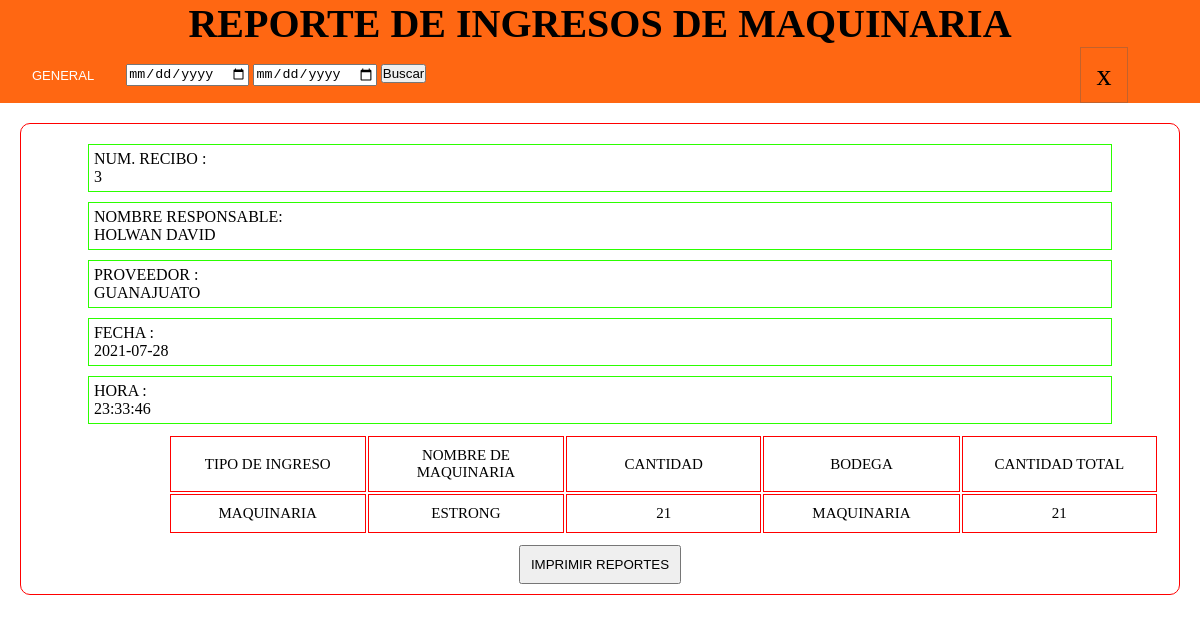
The page /reportes/reportes_maquinaria.php (signed in) on the database its author committed.
### tables this page shows
CREATE TABLE `detalle_ingreso` (
  `ID_DETA_INGRESO` int(11) NOT NULL,
  `ID_INGRE_MATERIAL` int(11) UNSIGNED NOT NULL,
  `ID_TIP_INGRESO` int(11) NOT NULL,
  `ID_INSUMO` int(11) NOT NULL,
  `ID_MATERIAL_TEXTIL` int(11) NOT NULL,
  `SERIAL_MAQUINARIA` int(11) NOT NULL,
  `CANTIDAD` int(11) NOT NULL,
  `ID_BODEGA` int(11) NOT NULL,
  `CANTIDAD_TOTAL` int(11) NOT NULL
);

CREATE TABLE `usuario` (
  `DOCUMENTO` int(20) UNSIGNED NOT NULL,
  `NOMBRE` varchar(80) NOT NULL,
  `APELLIDO` varchar(30) NOT NULL,
  `FECHA_NACIMIENTO` date NOT NULL,
  `ID_TIP_DOCU` int(2) NOT NULL,
  `ID_TIP_USU` int(2) NOT NULL,
  `CELULAR` int(11) UNSIGNED NOT NULL,
  `CORREO` varchar(30) NOT NULL,
  `FOTO` blob DEFAULT NULL,
  `CLAVE` varchar(30) NOT NULL
);

CREATE TABLE `empresa` (
  `NIT_DOC` int(18) UNSIGNED NOT NULL,
  `NOM_EMPLEADO` varchar(60) NOT NULL,
  `ID_TIP_USU` int(2) NOT NULL,
  `NOM_EMPRESA` varchar(60) NOT NULL,
  `TELEFONO` int(11) UNSIGNED NOT NULL,
  `COR_EMPR` varchar(50) NOT NULL
);

CREATE TABLE `ingreso_material` (
  `ID_INGRE_MATERIAL` int(11) UNSIGNED NOT NULL,
  `DOCUMENTO` int(20) UNSIGNED NOT NULL,
  `NIT_DOC` int(11) UNSIGNED NOT NULL,
  `FECHA` date NOT NULL,
  `HORA` time NOT NULL
);

CREATE TABLE `tipo_ingreso` (
  `ID_TIP_INGRESO` int(11) NOT NULL,
  `NOM_TIP_INGRESO` varchar(30) NOT NULL
);

CREATE TABLE `maquinaria` (
  `SERIAL_MAQUINARIA` int(11) NOT NULL,
  `PLACA_SENA` varchar(11) NOT NULL,
  `NOM_MAQUINARIA` varchar(30) NOT NULL,
  `ID_TIP_MAQUINARIA` int(2) NOT NULL,
  `ID_MARCA` int(11) NOT NULL,
  `ID_COLOR` int(11) NOT NULL,
  `ID_ESTADO` int(2) NOT NULL,
  `OBSERVACIONES` varchar(600) DEFAULT NULL
);

CREATE TABLE `bodega` (
  `ID_BODEGA` int(11) NOT NULL,
  `NOM_BODEGA` varchar(30) NOT NULL,
  `ID_TIP_BODEGA` int(2) NOT NULL,
  `ID_ESTADO` int(11) NOT NULL
);

### reportes/reportes_maquinaria.php (the view, shortened to what this page needs)
<?php
require_once('../php/conections/conexion.php');
?>
<!DOCTYPE html>
<html lang="en">
<head>
    <link rel="stylesheet" href="../css/reportes/reportes_gen.css">
    <link rel="stylesheet" type="text/css" media="print" href="../css/impresion/print_maq.css">
</head>
<body>
    <header>
        <div class="titulohea">
            <h1>REPORTE DE INGRESOS DE MAQUINARIA</h1>
        </div>
        <div class="contenedorbotonesCrear">
            <div class="btn-m-users">
                <form action="" method="post" id="" >
                    <button id="">GENERAL</button>
                </form>
                <form  id="form_repo_maq" method="post">
                    <input type="date" id="fecha_ini" class="fecha_ini" required>
                    <input type="date" id="fecha_fin" class="fecha_fin" required>
                    <input type="submit" id="buscar" value="Buscar" name="buscar">
                </form>
            </div>
            <div class="iconouserr">
                <a href="../users/admin/admin.php">
                <div>x </div>
            </a>
            </div>
        </div>
    </header>
    <main>
        <div class="contenedorCajaInventario">
        <?php
        $consulta = "SELECT DISTINCT detalle_ingreso.ID_INGRE_MATERIAL FROM detalle_ingreso
                        WHERE detalle_ingreso.ID_TIP_INGRESO = 3";
        $consulta_repo_maq = mysqli_query($connection,$consulta);
            foreach($consulta_repo_maq as $rep_maq){
                $data3 = $rep_maq['ID_INGRE_MATERIAL'];
                $cons3 = "SELECT * FROM detalle_ingreso INNER JOIN ingreso_material
                        ON detalle_ingreso.ID_INGRE_MATERIAL = ingreso_material.ID_INGRE_MATERIAL
                        INNER JOIN tipo_ingreso ON detalle_ingreso.ID_TIP_INGRESO = tipo_ingreso.ID_TIP_INGRESO
                        INNER JOIN maquinaria ON detalle_ingreso.SERIAL_MAQUINARIA = MAQUINARIA.SERIAL_MAQUINARIA
                        INNER JOIN usuario ON ingreso_material.DOCUMENTO = usuario.DOCUMENTO INNER JOIN empresa
                        ON ingreso_material.NIT_DOC = empresa.NIT_DOC INNER JOIN bodega
                        ON detalle_ingreso.ID_BODEGA = bodega.ID_BODEGA WHERE detalle_ingreso.ID_TIP_INGRESO = 3
                        AND detalle_ingreso.ID_INGRE_MATERIAL = '$data3'";
                $consul3 = mysqli_query($connection, $cons3);
                $dato3 = mysqli_fetch_array($consul3);
                $cons = "SELECT CANTIDAD_TOTAL FROM detalle_ingreso WHERE ID_TIP_INGRESO = 3
                        ORDER BY CANTIDAD_TOTAL DESC LIMIT 1";
                $consul = mysqli_query($connection, $cons);
                $dato = mysqli_fetch_array($consul);
                $cant_maq = $dato["CANTIDAD_TOTAL"];
        ?>
            <div class="contentdocumentosotras" id="contentdocumentosotras">
                <div class="documentosotras" id="documentosotras">
                    <div>NUM. RECIBO :<p id="ingre_mat"> <?=$rep_maq["ID_INGRE_MATERIAL"]?> </p></div>
                    <div>NOMBRE RESPONSABLE:<p> <?=$dato3["NOMBRE"]?></p></div>
                    <div>PROVEEDOR :<p style="text-transform: uppercase;"> <?=$dato3["NOM_EMPLEADO"]?> </p></div>
                    <div>FECHA :<p> <?=$dato3["FECHA"]?></p></div>
                    <div>HORA :<p> <?=$dato3["HORA"]?></p></div>
                    <table>
                        <thead>
                            <tr>
                                <td class="tab_rep">TIPO DE INGRESO</td>
                                <td class="tab_rep">NOMBRE DE MAQUINARIA</td>
                                <td class="tab_rep">CANTIDAD</td>
                                <td class="tab_rep">BODEGA</td>
                                <td class="tab_rep">CANTIDAD TOTAL</td>
                            </tr>
                        </thead>
                    <?php
                        $consultica3 = "SELECT maquinaria.NOM_MAQUINARIA, tipo_ingreso.NOM_TIP_INGRESO, CANTIDAD,
                        bodega.NOM_BODEGA FROM maquinaria, detalle_ingreso, tipo_ingreso, bodega
                        WHERE detalle_ingreso.SERIAL_MAQUINARIA = maquinaria.SERIAL_MAQUINARIA AND
                        detalle_ingreso.ID_TIP_INGRESO = tipo_ingreso.ID_TIP_INGRESO AND
                        detalle_ingreso.ID_BODEGA = bodega.ID_BODEGA AND detalle_ingreso.ID_TIP_INGRESO = 3
                        AND detalle_ingreso.ID_INGRE_MATERIAL = '$data3'";
                        $consu_can3 = mysqli_query($connection, $consultica3);
                        foreach($consu_can3 as $con3){
                    ?>
                            <tbody>
                                <tr class="todo">
                                    <td class="tab_rep"> <?=$con3["NOM_TIP_INGRESO"]?></td>
                                    <td class="tab_rep"> <?=$con3["NOM_MAQUINARIA"]?></td>
                                    <td class="tab_rep"> <?=$con3["CANTIDAD"]?></td>
                                    <td class="tab_rep"> <?=$con3["NOM_BODEGA"]?></td>
                                    <td class="tab_rep"> <?=$cant_maq?></td>
                                </tr>
                            </tbody>
                    <?php
                        }
                    ?>
                    </table>
                </div>
                <div class="contentGeneralBtns">
                    <div>
                        <form action="" method="post" id="" >
                            <button id="ver_mas" class="ver_mas" data-id="<?php echo $rep_maq["ID_INGRE_MATERIAL"]?>">IMPRIMIR REPORTES</button>
                        </form>
                    </div>
                </div>
            </div>
        <?php
        }
        ?>
      </div>
    </main>
</body>
</html>

### css/reportes/reportes_gen.css (style rules this page uses)
* { padding: 0; margin: 0; box-sizing: border-box; }
header { width: 100%; background-color: #ff6712; }
.iconouserr { width: 10%; display: flex; align-items: center; }
a { text-align: center; text-decoration: none; color: black; }
.iconouserr div { border: 1px solid rgba(90, 90, 90, 0.37); width: 130%; font-size: 30px; padding: 10px; }
.titulohea { text-align: center; font-size: 20px; }
.contenedorbotonesCrear { width: 100%; display: flex; }
.contenedorbotonesCrear .btn-m-users { width: 90%; display: flex; justify-content: flex-start; }
.btn-m-users form button { background-color: #ff6712; cursor: pointer; border: none; color: white; padding: 15px 32px; text-align: center; text-decoration: none; display: inline-block; font-size: 13px; width: 100%; }
.btn-m-users { width: 100%; display: flex; align-items: center; }
.contenedorCajaInventario { width: 100%; display: flex; flex-wrap: wrap; }
.documentosotras { width: 100%; border-radius: 10px; }
.documentosotras div { border: 1px solid rgb(43, 255, 0); margin: 10px; margin-left: 5%; padding: 5px; width: 90%; word-wrap: break-word; }
.contentdocumentosotras { border: 1px solid red; margin: 20px; border-radius: 10px; width: 100%; padding: 10px; display: grid; grid-template-columns: 1fr; }
table { margin: 10px; margin-left: 12%; }
.tab_rep { border: 1px solid red; padding: 10px; width: 200px; font-size: 15px; text-transform: uppercase; text-align: center; }
.contentGeneralBtns { display: flex; justify-content: space-around; align-items: flex-end; }
.contentGeneralBtns button { padding: 10px; width: 100%; cursor: pointer; }

### css/impresion/print_maq.css (style rules this page uses)
div { background-color: black; }

### rows shown on the page
detalle_ingreso: usuario.NOMBRE "HOLWAN DAVID", empresa.NOM_EMPLEADO "GUANAJUATO", ID_INGRE_MATERIAL.FECHA "2021-07-28", ID_INGRE_MATERIAL.HORA "23:33:46", ID_TIP_INGRESO.NOM_TIP_INGRESO "MAQUINARIA", SERIAL_MAQUINARIA.NOM_MAQUINARIA "ESTRONG", CANTIDAD "21", ID_BODEGA.NOM_BODEGA "MAQUINARIA", CANTIDAD_TOTAL "21"

### other values the page prints
$rep_maq["ID_INGRE_MATERIAL"] "3"
